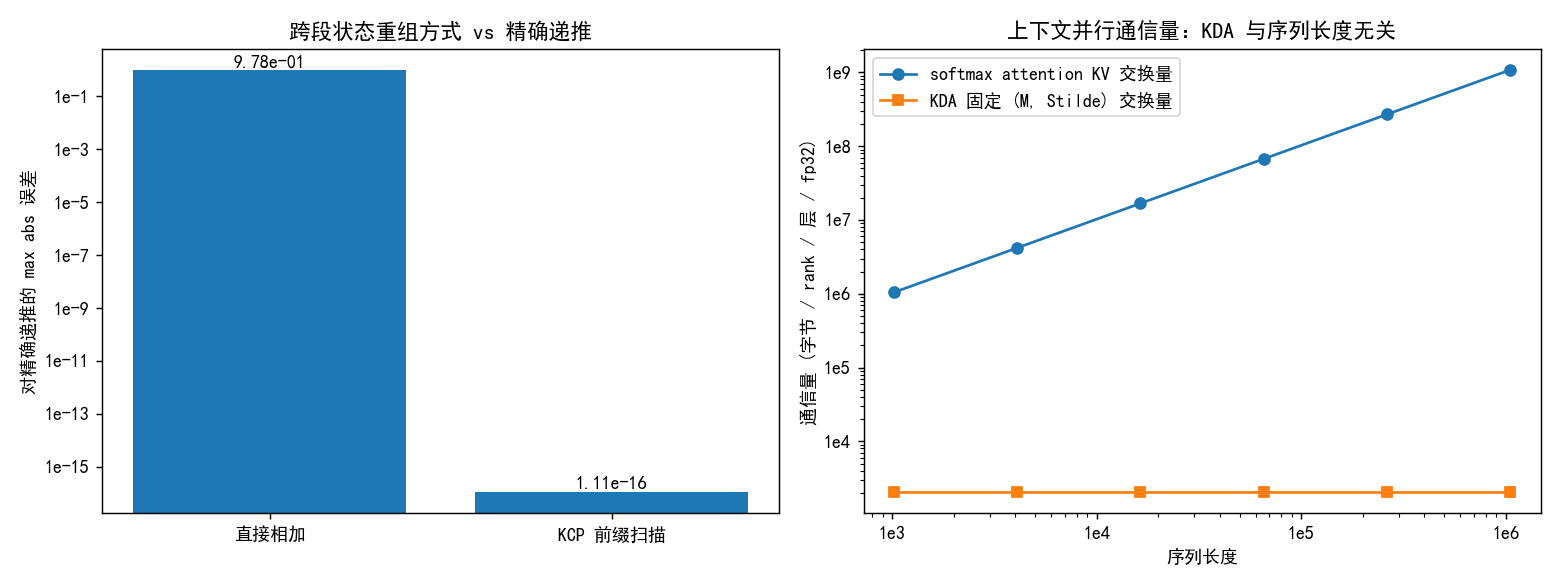

Reproduce this figure in Python.
"""KDA Context Parallelism (KCP) 验证实验 —— 论文 §5.1.2 / Eq. 17。

核心问题：为什么 KDA 的状态跨 segment **不可加**？
- Vanilla 线性注意力 S = sum(k v^T)，矩阵加法可交换，S_total = S_seg1 + S_seg2。
- KDA 的更新 S = (I - beta k k^T) Diag(alpha) S + beta k v^T，中间的 (I-beta k k^T)
  是**依赖 token 的矩阵**作用于输入状态，变换不可交换 -> 各段贡献不能相加。

KCP 的解法：把每段的效果分解为两个局部可算的量
  - M_{[i]}  段内累积转移矩阵（homogeneous 响应，v=0 且 S0=I 跑一次）
  - Stilde_{[i]}  从 S=0 起算的段内自生成状态
然后按 S_{[i+1]} = Stilde_{[i+1]} + M_{[i+1]} S_{[i]} 前缀扫描重组。

本脚本在 CPU 上用 4 段测试三件事：
1. naive 相加（错误做法）结果 vs 精确递推的偏差 —— 验证"不可加"
2. KCP 前缀扫描（正确做法）vs 精确递推 —— 验证"可按 M/Stilde 重组"
3. 通信量对序列长度不敏感（与 softmax attention 的 KV 交换随长度增长对比）
"""

from __future__ import annotations

import math
import os
import sys

sys.path.insert(0, "src")
sys.path.insert(0, os.path.dirname(os.path.abspath(__file__)))

import torch

# 必须在 pyplot 之前配置中文字体，否则标题/图例里的中文会渲染成方框（豆腐块）。
from plot_utils import setup_cjk_font

from matplotlib import pyplot as plt
from matplotlib.ticker import FuncFormatter

from models.llm.kimi_k3.modules.kda_ref import kda_recurrent

HERE = os.path.dirname(os.path.abspath(__file__))


def make_inputs(b=1, t=64, h=3, dk=16, dv=16, *, g_min=-5.0, dtype=torch.float64, seed=0):
    gen = torch.Generator().manual_seed(seed)
    q = torch.nn.functional.normalize(torch.randn(b, h, t, dk, dtype=dtype, generator=gen), dim=-1)
    k = torch.nn.functional.normalize(torch.randn(b, h, t, dk, dtype=dtype, generator=gen), dim=-1)
    v = torch.randn(b, h, t, dv, dtype=dtype, generator=gen)
    g = g_min * torch.sigmoid(torch.randn(b, h, t, dk, dtype=dtype, generator=gen))
    beta = torch.sigmoid(torch.randn(b, h, t, dtype=dtype, generator=gen))
    return q, k, v, g, beta


def zero_start_state(q, k, v, g, beta, seg):
    """段 [seg] 在 S=0 下跑出的状态 = Stilde。"""
    _, s = kda_recurrent(q[:, :, seg], k[:, :, seg], v[:, :, seg], g[:, :, seg], beta[:, :, seg])
    return s


def cumulative_transition(q, k, v, g, beta, seg):
    """M = homogeneous 响应：v=0、S0=I 下跑完该段的末状态。"""
    dk = k.shape[-1]
    eye = torch.eye(dk, dtype=k.dtype, device=k.device).expand(q.shape[0], q.shape[1], dk, dk).contiguous()
    zero = torch.zeros_like(k[:, :, seg])
    _, m = kda_recurrent(q[:, :, seg], k[:, :, seg], zero, g[:, :, seg], beta[:, :, seg], initial_state=eye)
    return m


def main():
    torch.set_num_threads(2)
    # 启用中文字体：不调用则所有中文标签变成方框（本脚本此前的乱码原因）。
    font = setup_cjk_font()
    print("cjk font:", font)
    q, k, v, g, beta = make_inputs(t=64)
    seg4 = [slice(0, 16), slice(16, 32), slice(32, 48), slice(48, 64)]

    # --- ground truth：一次性跑完整序列 ---
    _, exact = kda_recurrent(q, k, v, g, beta)  # (B,H,dk,dv)

    # --- 错误做法：各段 S=0 结果直接相加 ---
    add = sum(zero_start_state(q, k, v, g, beta, s) for s in seg4)
    add_err = (add - exact).abs().max().item()

    # --- 正确做法：KCP 前缀扫描 S <- M S + Stilde ---
    running = torch.zeros_like(exact)
    for s in seg4:
        running = cumulative_transition(q, k, v, g, beta, s) @ running + zero_start_state(q, k, v, g, beta, s)
    kcp_err = (running - exact).abs().max().item()

    print("exact  state rms      :", exact.square().mean().sqrt().item())
    print("[case1] 直接相加差    :", add_err)
    print("[case2] KCP 前缀扫描差:", kcp_err)

    # --- 通信量对比：KDA 固定 vs softmax KV 随长度增长 ---
    heads, dk, dv = 3, 16, 16
    lengths = [1024, 4096, 16384, 65536, 262144, 1048576]
    kda_bytes = [4 * (dk * dk + dk * dv) for _ in lengths]  # M + Stilde, fp32, 单层单 rank
    sm_bytes = [4 * lengths[i] * dk * dv for i in range(len(lengths))]

    fig, ax = plt.subplots(1, 2, figsize=(12, 4.5))
    # log 轴的默认刻度用 mathtext 排版负号（U+2212），而 mathtext 走的是 'default'
    # 字体（不含该字形）→ 触发一堆 "does not have a glyph for '-'" 告警。
    # 这里统一改成 ASCII 连字符的 10^n 文本，彻底消除告警。
    log_fmt = FuncFormatter(lambda y, _p: "1e%d" % round(math.log10(y)) if y > 0 else "0")

    ax[0].bar(["直接相加", "KCP 前缀扫描"], [add_err, kcp_err])
    ax[0].set_ylabel("对精确递推的 max abs 误差")
    ax[0].set_yscale("log")
    ax[0].yaxis.set_major_formatter(log_fmt)
    ax[0].set_title("跨段状态重组方式 vs 精确递推")
    ax[0].text(0, add_err * 1.3, f"{add_err:.2e}", ha="center")
    ax[0].text(1, kcp_err * 1.3, f"{kcp_err:.2e}", ha="center")

    ax[1].loglog(lengths, sm_bytes, marker="o", label="softmax attention KV 交换量")
    ax[1].loglog(lengths, kda_bytes, marker="s", label="KDA 固定 (M, Stilde) 交换量")
    ax[1].set_xlabel("序列长度")
    ax[1].set_ylabel("通信量 (字节 / rank / 层 / fp32)")
    ax[1].xaxis.set_major_formatter(log_fmt)
    ax[1].yaxis.set_major_formatter(log_fmt)
    ax[1].set_title("上下文并行通信量：KDA 与序列长度无关")
    ax[1].legend()

    plt.tight_layout()
    plt.savefig(os.path.join(HERE, "plot_kcp.png"), dpi=130)
    print("saved plot_kcp.png")

    # 回填记录（Phase 5.3 的实测数值）
    print(f"直接相加误差={add_err:.3e}, KCP 误差={kcp_err:.3e}")
    print(kda_bytes, sm_bytes, sep="\n")


if __name__ == "__main__":
    main()
